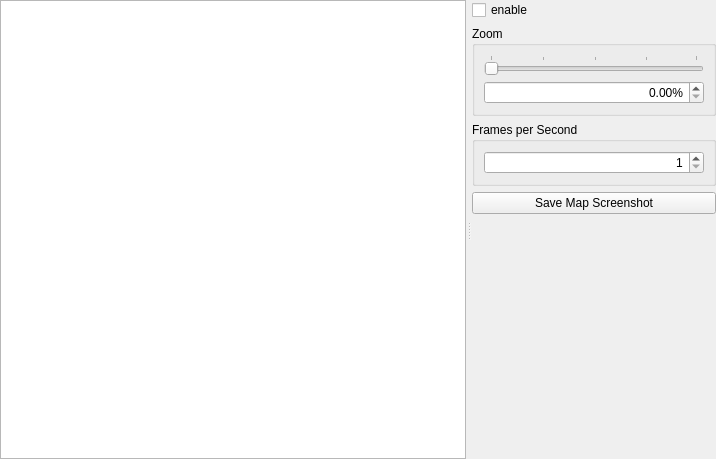
<?xml version="1.0" encoding="UTF-8"?>
<ui version="4.0">
 <class>Form</class>
 <widget class="QWidget" name="Form">
  <property name="geometry">
   <rect>
    <x>0</x>
    <y>0</y>
    <width>716</width>
    <height>459</height>
   </rect>
  </property>
  <property name="windowTitle">
   <string>Form</string>
  </property>
  <layout class="QVBoxLayout" name="verticalLayout">
   <property name="margin">
    <number>0</number>
   </property>
   <item>
    <widget class="QSplitter" name="splitter">
     <property name="orientation">
      <enum>Qt::Horizontal</enum>
     </property>
     <property name="handleWidth">
      <number>6</number>
     </property>
     <widget class="QGraphicsView" name="graphicsView">
      <property name="verticalScrollBarPolicy">
       <enum>Qt::ScrollBarAlwaysOff</enum>
      </property>
      <property name="horizontalScrollBarPolicy">
       <enum>Qt::ScrollBarAlwaysOff</enum>
      </property>
      <property name="dragMode">
       <enum>QGraphicsView::ScrollHandDrag</enum>
      </property>
     </widget>
     <widget class="QWidget" name="widget" native="true">
      <layout class="QVBoxLayout" name="verticalLayout_2">
       <item>
        <widget class="QCheckBox" name="enableCheckbox">
         <property name="text">
          <string>enable</string>
         </property>
        </widget>
       </item>
       <item>
        <widget class="QWidget" name="controlWidget" native="true">
         <layout class="QVBoxLayout" name="verticalLayout_3">
          <property name="spacing">
           <number>0</number>
          </property>
          <property name="margin">
           <number>0</number>
          </property>
          <item>
           <widget class="QGroupBox" name="groupBox">
            <property name="title">
             <string>Zoom</string>
            </property>
            <layout class="QVBoxLayout" name="verticalLayout_4">
             <item>
              <widget class="QSlider" name="mapZoomSlider">
               <property name="orientation">
                <enum>Qt::Horizontal</enum>
               </property>
               <property name="tickPosition">
                <enum>QSlider::TicksAbove</enum>
               </property>
               <property name="tickInterval">
                <number>25</number>
               </property>
              </widget>
             </item>
             <item>
              <widget class="QDoubleSpinBox" name="mapZoomSpinbox">
               <property name="alignment">
                <set>Qt::AlignRight|Qt::AlignTrailing|Qt::AlignVCenter</set>
               </property>
               <property name="suffix">
                <string>%</string>
               </property>
              </widget>
             </item>
            </layout>
           </widget>
          </item>
         </layout>
        </widget>
       </item>
       <item>
        <widget class="QGroupBox" name="groupBox_2">
         <property name="title">
          <string>Frames per Second</string>
         </property>
         <layout class="QVBoxLayout" name="verticalLayout_5">
          <item>
           <widget class="QSpinBox" name="fpsSpinBox">
            <property name="alignment">
             <set>Qt::AlignRight|Qt::AlignTrailing|Qt::AlignVCenter</set>
            </property>
            <property name="minimum">
             <number>1</number>
            </property>
            <property name="maximum">
             <number>60</number>
            </property>
           </widget>
          </item>
         </layout>
        </widget>
       </item>
       <item>
        <widget class="QPushButton" name="saveToButton">
         <property name="text">
          <string>Save Map Screenshot</string>
         </property>
        </widget>
       </item>
       <item>
        <spacer name="verticalSpacer">
         <property name="orientation">
          <enum>Qt::Vertical</enum>
         </property>
         <property name="sizeHint" stdset="0">
          <size>
           <width>20</width>
           <height>40</height>
          </size>
         </property>
        </spacer>
       </item>
      </layout>
     </widget>
    </widget>
   </item>
  </layout>
 </widget>
 <resources/>
 <connections/>
</ui>
